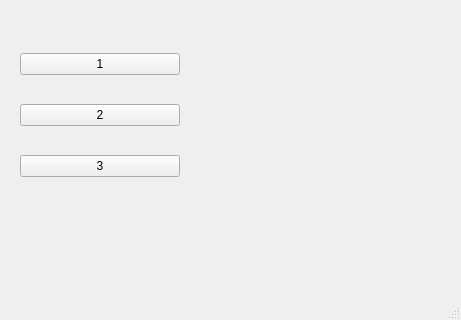
<?xml version="1.0" encoding="UTF-8"?>
<ui version="4.0">
 <class>MainWindow</class>
 <widget class="QMainWindow" name="MainWindow">
  <property name="windowModality">
   <enum>Qt::NonModal</enum>
  </property>
  <property name="geometry">
   <rect>
    <x>0</x>
    <y>0</y>
    <width>461</width>
    <height>320</height>
   </rect>
  </property>
  <property name="windowTitle">
   <string>MainWindow</string>
  </property>
  <widget class="QWidget" name="centralwidget">
   <widget class="QWidget" name="verticalLayoutWidget">
    <property name="geometry">
     <rect>
      <x>20</x>
      <y>30</y>
      <width>160</width>
      <height>171</height>
     </rect>
    </property>
    <layout class="QVBoxLayout" name="verticalLayout">
     <item>
      <widget class="QPushButton" name="pushButton">
       <property name="enabled">
        <bool>true</bool>
       </property>
       <property name="text">
        <string>1</string>
       </property>
      </widget>
     </item>
     <item>
      <widget class="QPushButton" name="pushButton_3">
       <property name="text">
        <string>2</string>
       </property>
      </widget>
     </item>
     <item>
      <widget class="QPushButton" name="pushButton_2">
       <property name="text">
        <string>3</string>
       </property>
      </widget>
     </item>
    </layout>
   </widget>
  </widget>
  <widget class="QMenuBar" name="menubar">
   <property name="enabled">
    <bool>true</bool>
   </property>
   <property name="geometry">
    <rect>
     <x>0</x>
     <y>0</y>
     <width>461</width>
     <height>23</height>
    </rect>
   </property>
  </widget>
  <widget class="QStatusBar" name="statusbar"/>
 </widget>
 <resources/>
 <connections/>
</ui>
